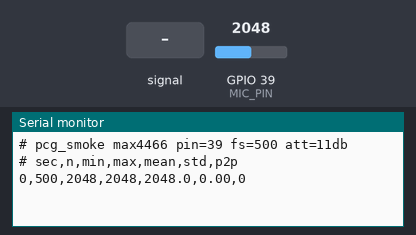
A sketch run on a simulated ESP32. On the bench: the last lines printed to the serial monitor. The inputs (shaded band) are chosen by the test bench; at power-on: GPIO 39 (MIC_PIN) = 2048 (analog values on the 0–4095 scale).

Above: at 1.4 s.
1.5 s: GPIO 39 (MIC_PIN) fed a 200 Hz sine of ±327 counts around its level
At 2.6 s:
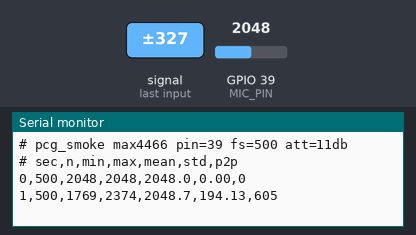
3.0 s: GPIO 39 (MIC_PIN) set to 2866
At 4.0 s:
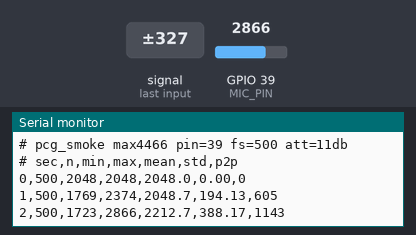
4.5 s: GPIO 39 (MIC_PIN) fed a 1000 Hz sine of ±1023 counts around its level
At 5.8 s:
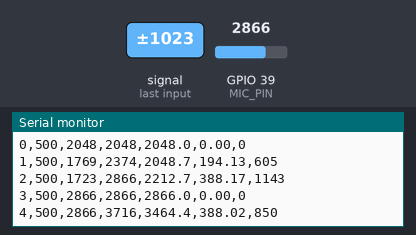
6.0 s: GPIO 39 (MIC_PIN) set to 3603
At 6.8 s:
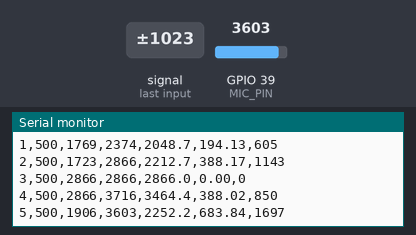
Timing chart, 0 to 8.5 s (numbered marks = the images above; inputs shaded):
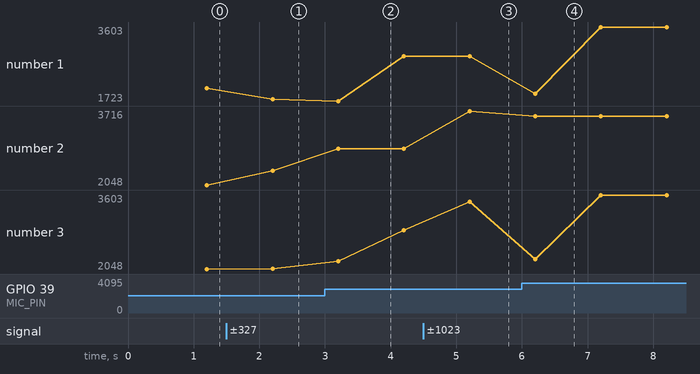

The sketch:

pcg_smoke.ino
```cpp
/*
 * pcg_smoke.ino
 * MAX4466 first-power diagnostic. ESP32 devkit, GPIO34 (ADC1_CH6).
 *
 * THIS IS NOT A CAPTURE. Nothing is timestamped, nothing is recorded, and no
 * claim in the notes may be sourced from it. Its only jobs are:
 *
 *   1. Confirm the board is alive and the DC bias sits where it should.
 *   2. Give a measured basis for setting the gain trimpot, which starts at an
 *      unknown factory position somewhere in the 25x-125x range. Setting gain
 *      by ear or by eye is guesswork; these statistics make it a measurement.
 *   3. Establish a quiet-room noise floor to compare later captures against.
 *
 * Prints one summary line per second at 115200 baud:
 *     sec,n,min,max,mean,std,p2p
 *
 * Sampling is paced from micros() at 500 Hz, matching the intended capture
 * rate, so the noise floor measured here is the noise floor the capture will
 * see. Statistics are accumulated on-device and only the summary is sent, so
 * the serial link is nowhere near its limit and cannot distort the timing.
 */

const int      MIC_PIN   = 39;                      // G34 on the silkscreen
                                                    // erratum, so anything odd
                                                    // here belongs to the mic,
                                                    // the gain, or the wiring.
const uint32_t SAMPLE_HZ = 500;
const uint32_t PERIOD_US = 1000000UL / SAMPLE_HZ;   // 2000 us

void setup() {
  Serial.begin(115200);
  analogReadResolution(12);
  analogSetPinAttenuation(MIC_PIN, ADC_11db);       // same as toco_capture
  delay(200);
  Serial.println("# pcg_smoke max4466 pin=39 fs=500 att=11db");
  Serial.println("# sec,n,min,max,mean,std,p2p");
}

void loop() {
  static uint32_t sec = 0;

  int      vmin = 4095, vmax = 0;
  double   sum = 0.0, sumsq = 0.0;
  uint32_t n = 0;

  uint32_t next_us = micros();
  for (uint32_t i = 0; i < SAMPLE_HZ; i++) {
    next_us += PERIOD_US;
    while ((int32_t)(micros() - next_us) < 0) { }   // signed cast: wraparound-safe
    int v = analogRead(MIC_PIN);
    if (v < vmin) vmin = v;
    if (v > vmax) vmax = v;
    sum   += v;
    sumsq += (double)v * (double)v;
    n++;
  }

  double mean = sum / n;
  double var  = sumsq / n - mean * mean;
  if (var < 0) var = 0;                             // guard rounding

  Serial.print(sec++);      Serial.print(',');
  Serial.print(n);          Serial.print(',');
  Serial.print(vmin);       Serial.print(',');
  Serial.print(vmax);       Serial.print(',');
  Serial.print(mean, 1);    Serial.print(',');
  Serial.print(sqrt(var), 2); Serial.print(',');
  Serial.println(vmax - vmin);
}
```

Measured:
- after the input at 1.5 s, the serial monitor: prints a new line after 0.70 s (image 1)
- after the input at 3.0 s, the serial monitor: prints a new line after 0.20 s (image 2)
- after the input at 4.5 s, the serial monitor: prints a new line after 0.70 s (image 3)
- after the input at 6.0 s, the serial monitor: prints a new line after 0.20 s (image 4)
- plotted number 1: 2048 → 1769 after the input at 1.5 s, 1769 → 2866 after the input at 3.0 s, 2866 → 3603 after the input at 6.0 s
- plotted number 2: 2048 → 2374 after the input at 1.5 s, 2374 → 2866 after the input at 3.0 s, 2866 → 3716 after the input at 4.5 s, 3716 → 3603 after the input at 6.0 s
- plotted number 3: 2048 → 2048.7 after the input at 1.5 s, 2048.7 → 2866 after the input at 3.0 s, 2866 → 3464.4 after the input at 4.5 s, 3464.4 → 3603 after the input at 6.0 s
